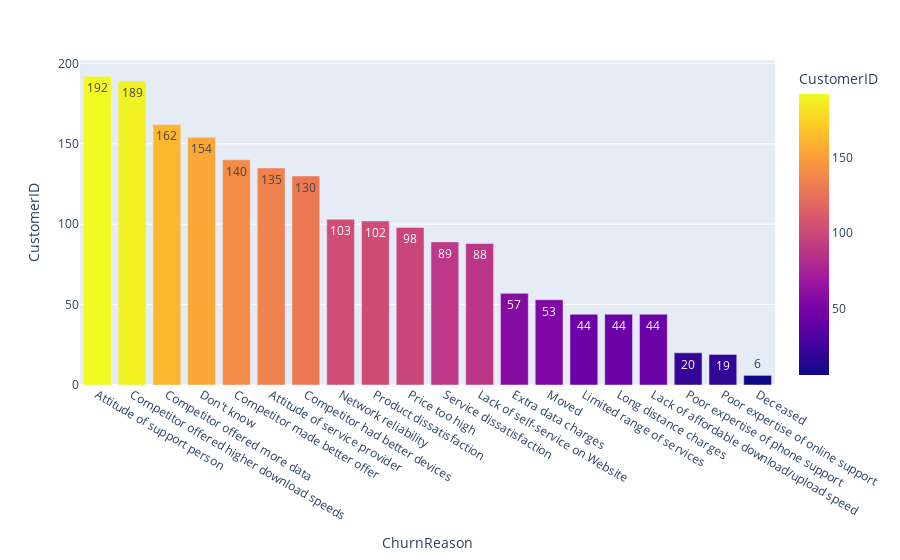

Notebook code cell kept with this figure:
### Markdown cell above
50% of consumers quit within 10 months. After 5 months, client turnover stops falling dramatically.

The client's lifespan before churn is crucial, as the first months of service are the riskiest due to consumer expectations.

### Code cell
# Reasons for Churn

fig = px.bar(
    df.groupby(['ChurnReason'])['CustomerID'].count().reset_index().sort_values('CustomerID', ascending=False),
    x='ChurnReason',
    y='CustomerID',
    color='CustomerID',
    text='CustomerID'
)
fig.show()

# Reasons:
# "I don't know"
# 33.2% Because the competition had the greatest offer (speed, data, devices).
# 17.3% Support specialist or provider attitude.
# Relocation is another cause of churn we cannot control. 

### Since there is minimal data and they are irrelevant to customer retention, I will remove them from the dataset.

### Figure 1 — Plotly figure (JSON) as saved in the notebook; plotly's stock layout.template omitted (floating-point values rounded to 4 significant figures)
{"data": [{"alignmentgroup": "True", "hovertemplate": "ChurnReason=%{x}<br>CustomerID=%{marker.color}<extra></extra>", "legendgroup": "", "marker": {"color": [192, 189, 162, 154, 140, 135, 130, 103, 102, 98, 89, 88, 57, 53, 44, 44, 44, 20, 19, 6], "coloraxis": "coloraxis", "pattern": {"shape": ""}}, "name": "", "offsetgroup": "", "orientation": "v", "showlegend": false, "text": [192, 189, 162, 154, 140, 135, 130, 103, 102, 98, 89, 88, 57, 53, 44, 44, 44, 20, 19, 6], "textposition": "auto", "type": "bar", "x": ["Attitude of support person", "Competitor offered higher download speeds", "Competitor offered more data", "Don't know", "Competitor made better offer", "Attitude of service provider", "Competitor had better devices", "Network reliability", "Product dissatisfaction", "Price too high", "Service dissatisfaction", "Lack of self-service on Website", "Extra data charges", "Moved", "Limited range of services", "Long distance charges", "Lack of affordable download/upload speed", "Poor expertise of phone support", "Poor expertise of online support", "Deceased"], "xaxis": "x", "y": [192, 189, 162, 154, 140, 135, 130, 103, 102, 98, 89, 88, 57, 53, 44, 44, 44, 20, 19, 6], "yaxis": "y"}], "layout": {"autosize": true, "barmode": "relative", "coloraxis": {"colorbar": {"title": {"text": "CustomerID"}}, "colorscale": [[0, "#0d0887"], [0.1111, "#46039f"], [0.2222, "#7201a8"], [0.3333, "#9c179e"], [0.4444, "#bd3786"], [0.5556, "#d8576b"], [0.6667, "#ed7953"], [0.7778, "#fb9f3a"], [0.8889, "#fdca26"], [1, "#f0f921"]]}, "legend": {"tracegroupgap": 0}, "margin": {"t": 60}, "xaxis": {"anchor": "y", "autorange": true, "domain": [0, 1], "range": [-0.5, 19.5], "title": {"text": "ChurnReason"}, "type": "category"}, "yaxis": {"anchor": "x", "autorange": true, "domain": [0, 1], "range": [0, 202.1], "title": {"text": "CustomerID"}, "type": "linear"}}}
